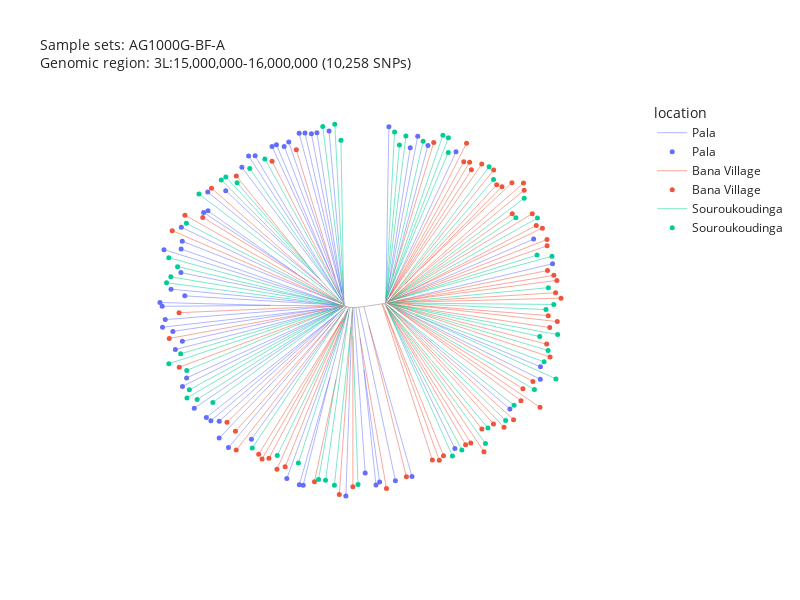

The notebook cell this image was saved under:
### Code cell
ag3.plot_njt(
    region="3L:15,000,000-16,000,000",
    sample_sets="AG1000G-BF-A",
    n_snps=10_000,
    color="location",
)

### Figure 1 — Plotly figure (JSON) as saved in the notebook; plotly's stock layout.template omitted (floating-point values rounded to 4 significant figures; data arrays with more than 128 entries replaced by an {"elided": "..."} marker saying what was removed)
{"data": [{"hovertemplate": "<b>%{hovertext}</b><br><br>location=Pala<br>x=%{x}<br>y=%{y}<extra></extra>", "hovertext": {"elided": "222 str values"}, "legendgroup": "Pala", "line": {"color": "#636EFA", "dash": "solid", "width": 0.5}, "marker": {"size": 5, "symbol": "circle"}, "mode": "lines", "name": "Pala", "orientation": "v", "showlegend": true, "type": "scatter", "visible": true, "x": {"elided": "222 float values"}, "xaxis": "x", "y": {"elided": "222 float values"}, "yaxis": "y"}, {"hovertemplate": "<b>%{hovertext}</b><br><br>location=Bana Village<br>x=%{x}<br>y=%{y}<extra></extra>", "hovertext": {"elided": "243 str values"}, "legendgroup": "Bana Village", "line": {"color": "#EF553B", "dash": "solid", "width": 0.5}, "marker": {"size": 5, "symbol": "circle"}, "mode": "lines", "name": "Bana Village", "orientation": "v", "showlegend": true, "type": "scatter", "visible": true, "x": {"elided": "243 float values"}, "xaxis": "x", "y": {"elided": "243 float values"}, "yaxis": "y"}, {"hovertemplate": "<b>%{hovertext}</b><br><br>location=Souroukoudinga<br>x=%{x}<br>y=%{y}<extra></extra>", "hovertext": {"elided": "195 str values"}, "legendgroup": "Souroukoudinga", "line": {"color": "#00CC96", "dash": "solid", "width": 0.5}, "marker": {"size": 5, "symbol": "circle"}, "mode": "lines", "name": "Souroukoudinga", "orientation": "v", "showlegend": true, "type": "scatter", "visible": true, "x": {"elided": "195 float values"}, "xaxis": "x", "y": {"elided": "195 float values"}, "yaxis": "y"}, {"hovertemplate": "<b>%{hovertext}</b><br><br>location=<br>x=%{x}<br>y=%{y}<extra></extra>", "hovertext": {"elided": "417 str values"}, "legendgroup": "", "line": {"color": "gray", "dash": "solid", "width": 0.5}, "marker": {"size": 5, "symbol": "circle"}, "mode": "lines", "name": "", "orientation": "v", "showlegend": false, "type": "scatter", "x": {"elided": "417 float values"}, "xaxis": "x", "y": {"elided": "417 float values"}, "yaxis": "y"}, {"customdata": {"elided": "59x11 mixed values"}, "hovertemplate": "<b>%{hovertext}</b><br><br>location=%{customdata[8]}<br>x=%{x}<br>y=%{y}<br>sample_id=%{customdata[0]}<br>partner_sample_id=%{customdata[1]}<br>sample_set=%{customdata[2]}<br>taxon=%{customdata[3]}<br>country=%{customdata[4]}<br>admin1_iso=%{customdata[5]}<br>admin1_name=%{customdata[6]}<br>admin2_name=%{customdata[7]}<br>year=%{customdata[9]}<br>month=%{customdata[10]}<extra></extra>", "hovertext": ["AB0085-Cx", "AB0086-Cx", "AB0162-C", "AB0164-C", "AB0165-C", "AB0166-C", "AB0167-C", "AB0169-C", "AB0170-C", "AB0171-Cx", "AB0172-Cx", "AB0173-C", "AB0174-C", "AB0175-Cx", "AB0176-Cx", "AB0177-C", "AB0178-C", "AB0179-Cx", "AB0180-Cx", "AB0197-C", "AB0198-C", "AB0199-C", "AB0200-C", "AB0201-Cx", "AB0202-Cx", "AB0203-C", "AB0204-C", "AB0205-C", "AB0206-C", "AB0255-C", "AB0256-C", "AB0257-C", "AB0258-Cx", "AB0259-Cx", "AB0260-C", "AB0261-Cx", "AB0262-Cx", "AB0263-C", "AB0264-C", "AB0265-C", "AB0266-Cx", "AB0267-C", "AB0268-C", "AB0269-Cx", "AB0270-C", "AB0271-Cx", "AB0272-Cx", "AB0273-Cx", "AB0274-C", "AB0275-C", "AB0276-C", "AB0277-C", "AB0278-C", "AB0279-C", "AB0280-Cx", "AB0281-Cx", "AB0282-Cx", "AB0283-C", "AB0284-C"], "legendgroup": "Pala", "line": {"width": 0.5}, "marker": {"color": "#636EFA", "size": 5, "symbol": "circle"}, "mode": "markers", "name": "Pala", "orientation": "v", "showlegend": true, "type": "scatter", "visible": true, "x": [-545.3, -611.3, -556.6, -588.0, -108.8, -154.9, -236.3, -560.3, -188.1, -618.3, -603.9, -270.6, -491.3, 27.0, -220.9, -486.8, -550.3, -277.9, -26.27, -487.5, -576.1, -430.7, -203.3, -455.9, -583.0, -498.6, 405.8, -55.86, -299.2, -225.8, -478.8, 340.9, 424.2, 88.2, -357.5, -375.3, 67.6, 457.7, -524.3, -607.4, 190.0, 193.1, -311.2, -367.7, -16.28, -393.8, -557.0, -612.3, -265.3, -438.0, 424.6, -557.2, -455.9, 9.119, -236.9, 72.46, 116.2, -559.8, -560.9], "xaxis": "x", "y": [-205.5, -66.43, -228.7, 37.86, -528.8, 471.4, -498.0, 147.7, 466.4, 1.206, -45.58, -481.2, -313.9, -487.4, 465.7, 252.4, 19.45, 429.1, -498.9, 303.9, -127.7, -396.5, 463.9, -324.1, -77.97, 247.8, 175.0, -466.1, 433.9, -499.9, -323.1, -290.6, -209.0, 456.6, 403.2, 402.9, 425.5, 107.5, -288.6, 146.0, -398.8, 414.1, 428.6, -373.8, -490.7, 372.1, -105.2, -9.277, 440.9, 307.6, -174.9, 169.2, -370.2, 482.8, 464.9, -475.9, 431.8, 207.3, 83.19], "yaxis": "y"}, {"customdata": {"elided": "65x11 mixed values"}, "hovertemplate": "<b>%{hovertext}</b><br><br>location=%{customdata[8]}<br>x=%{x}<br>y=%{y}<br>sample_id=%{customdata[0]}<br>partner_sample_id=%{customdata[1]}<br>sample_set=%{customdata[2]}<br>taxon=%{customdata[3]}<br>country=%{customdata[4]}<br>admin1_iso=%{customdata[5]}<br>admin1_name=%{customdata[6]}<br>admin2_name=%{customdata[7]}<br>year=%{customdata[9]}<br>month=%{customdata[10]}<extra></extra>", "hovertext": ["AB0087-C", "AB0088-C", "AB0089-Cx", "AB0090-C", "AB0091-C", "AB0092-C", "AB0094-Cx", "AB0095-Cx", "AB0096-C", "AB0097-Cx", "AB0098-Cx", "AB0099-Cx", "AB0100-C", "AB0101-C", "AB0103-C", "AB0104-Cx", "AB0109-C", "AB0110-C", "AB0111-C", "AB0112-C", "AB0113-C", "AB0114-C", "AB0115-C", "AB0116-C", "AB0117-C", "AB0118-C", "AB0119-C", "AB0121-C", "AB0122-C", "AB0123-C", "AB0124-C", "AB0126-Cx", "AB0127-C", "AB0128-C", "AB0129-C", "AB0130-Cx", "AB0131-Cx", "AB0150-Cx", "AB0151-Cx", "AB0153-C", "AB0155-Cx", "AB0157-Cx", "AB0158-Cx", "AB0159-C", "AB0160-Cx", "AB0161-C", "AB0181-C", "AB0182-C", "AB0183-C", "AB0184-C", "AB0185-Cx", "AB0186-C", "AB0187-C", "AB0188-C", "AB0189-C", "AB0190-C", "AB0191-Cx", "AB0192-C", "AB0193-C", "AB0194-C", "AB0196-C", "AB0209-C", "AB0210-C", "AB0211-C", "AB0212-C"], "legendgroup": "Bana Village", "line": {"width": 0.5}, "marker": {"color": "#EF553B", "size": 5, "symbol": "circle"}, "mode": "markers", "name": "Bana Village", "orientation": "v", "showlegend": true, "type": "scatter", "visible": true, "x": [350.8, 230.4, 346.4, 132.0, 442.9, 429.8, 469.4, 450.0, -409.1, 263.9, 128.3, 441.6, 376.6, 470.7, -566.1, -244.6, 147.3, 451.0, 263.7, 235.3, 219.4, 403.9, 413.1, 57.19, -347.8, -89.56, -338.4, 461.3, 480.9, 379.9, 158.8, 2.43, -275.3, -550.0, -434.6, -319.7, -311.2, -126.8, -584.8, -565.5, -297.6, -409.3, -194.8, -411.5, -501.0, -477.2, 233.6, 304.6, 269.7, 466.0, 214.4, 402.1, 319.1, 296.4, 378.1, 442.5, 443.9, 295.8, 371.1, 445.9, 324.7, 222.1, 347.2, -592.9, 423.3], "xaxis": "x", "y": [-319.8, 385.7, 329.4, 439.6, 156.7, 205.0, 61.86, -67.33, 348.2, -345.5, -430.6, -112.9, -235.4, -51.1, -26.7, 419.6, -431.0, -148.1, 380.6, 364.8, -388.5, -215.4, 212.1, -476.5, -414.5, -503.5, -427.9, 75.69, 13.09, 308.8, -418.9, -508.4, -449.1, 240.6, -327.2, -426.0, 388.7, -525.1, 198.2, -176.1, -455.8, -403.4, -489.8, -352.0, 234.5, 314.5, -383.7, 324.0, -407.7, 27.92, 387.4, 244.7, 318.8, 364.5, 328.7, 173.9, 89.02, -331.5, -268.2, -34.82, -340.6, 438.0, 244.5, -97.36, -286.1], "yaxis": "y"}, {"customdata": {"elided": "57x11 mixed values"}, "hovertemplate": "<b>%{hovertext}</b><br><br>location=%{customdata[8]}<br>x=%{x}<br>y=%{y}<br>sample_id=%{customdata[0]}<br>partner_sample_id=%{customdata[1]}<br>sample_set=%{customdata[2]}<br>taxon=%{customdata[3]}<br>country=%{customdata[4]}<br>admin1_iso=%{customdata[5]}<br>admin1_name=%{customdata[6]}<br>admin2_name=%{customdata[7]}<br>year=%{customdata[9]}<br>month=%{customdata[10]}<extra></extra>", "hovertext": ["AB0132-C", "AB0133-C", "AB0134-C", "AB0135-C", "AB0136-Cx", "AB0137-Cx", "AB0138-Cx", "AB0139-C", "AB0140-C", "AB0142-C", "AB0143-Cx", "AB0144-C", "AB0145-C", "AB0146-Cx", "AB0147-C", "AB0148-Cx", "AB0207-C", "AB0208-C", "AB0213-C", "AB0214-C", "AB0215-C", "AB0216-C", "AB0217-C", "AB0218-C", "AB0219-Cx", "AB0221-C", "AB0222-C", "AB0223-C", "AB0224-C", "AB0225-C", "AB0226-C", "AB0227-Cx", "AB0228-C", "AB0229-C", "AB0230-Cx", "AB0231-C", "AB0232-Cx", "AB0233-C", "AB0234-C", "AB0235-C", "AB0236-Cx", "AB0237-C", "AB0238-C", "AB0239-C", "AB0240-C", "AB0241-C", "AB0242-C", "AB0243-C", "AB0244-C", "AB0246-C", "AB0247-C", "AB0248-C", "AB0249-Cx", "AB0250-Cx", "AB0251-C", "AB0252-C", "AB0253-C"], "legendgroup": "Souroukoudinga", "line": {"width": 0.5}, "marker": {"color": "#00CC96", "size": 5, "symbol": "circle"}, "mode": "markers", "name": "Souroukoudinga", "orientation": "v", "showlegend": true, "type": "scatter", "visible": true, "x": [183.3, -545.9, -450.2, -600.2, -122.2, 352.2, 329.2, 445.5, 171.9, 103.1, -473.4, -164.6, -239.0, -140.1, -537.8, -296.8, -183.7, -561.6, 55.72, 439.6, 38.04, 273.9, -372.2, -544.9, 422.6, 209.2, 357.2, 408.0, 446.3, -75.44, 456.2, 296.0, -365.3, 415.3, 434.5, -570.1, -139.2, -172.1, 380.0, -437.9, -594.2, 416.3, -544.3, -516.4, 24.76, -406.9, 461.1, 471.6, -588.6, 280.6, 466.9, 172.2, 283.9, 157.3, -330.8, -593.9, -511.4], "xaxis": "x", "y": [-419.4, 218.4, 337.2, 55.35, 446.0, -280.3, -322.4, -130.0, 412.7, 443.5, -272.9, -486.1, -438.4, -499.4, -238.0, -418.2, -483.7, -139.5, 457.3, -18.13, 433.0, -385.4, 368.3, -184.9, -92.0, -402.7, 233.6, -237.1, 41.89, -497.6, 128.2, 338.1, -397.6, 131.3, -161.5, 99.54, 490.1, 483.7, 287.2, 345.3, 124.1, 232.8, -260.2, -264.6, 468.7, 329.2, -4.122, -86.72, 71.54, -342.8, -208.2, 452.9, 373.6, 459.8, 394.9, -166.8, 298.7], "yaxis": "y"}], "layout": {"height": 600, "legend": {"title": {"text": "location"}, "tracegroupgap": 0}, "title": {"font": {"size": 14}, "text": "Sample sets: AG1000G-BF-A<br>Genomic region: 3L:15,000,000-16,000,000 (10,258 SNPs)"}, "width": 800, "xaxis": {"anchor": "y", "autorange": true, "domain": [0, 1], "mirror": false, "range": [-841.6, 704.3], "showgrid": false, "showline": false, "showticklabels": false, "ticks": "", "title": {}, "type": "linear"}, "yaxis": {"anchor": "x", "autorange": true, "domain": [0, 1], "mirror": false, "range": [-594.9, 556.3], "scaleanchor": "x", "scaleratio": 1, "showgrid": false, "showline": false, "showticklabels": false, "ticks": "", "title": {}, "type": "linear"}}}
